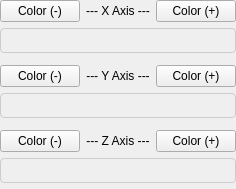
                   <widget class="QWidget" name="dynamic_directionColorGradientControl">
                    <layout class="QGridLayout" name="gridLayout_19">
                     <property name="leftMargin">
                      <number>0</number>
                     </property>
                     <property name="topMargin">
                      <number>0</number>
                     </property>
                     <property name="rightMargin">
                      <number>0</number>
                     </property>
                     <property name="bottomMargin">
                      <number>6</number>
                     </property>
                     <item row="7" column="1">
                      <widget class="QLabel" name="label_33">
                       <property name="text">
                        <string>--- Z Axis ---</string>
                       </property>
                       <property name="alignment">
                        <set>Qt::AlignmentFlag::AlignCenter</set>
                       </property>
                      </widget>
                     </item>
                     <item row="8" column="0" colspan="3">
                      <widget class="QLabel" name="dynamic_label_ZAxisGradient">
                       <property name="sizePolicy">
                        <sizepolicy hsizetype="Expanding" vsizetype="Fixed">
                         <horstretch>0</horstretch>
                         <verstretch>0</verstretch>
                        </sizepolicy>
                       </property>
                       <property name="minimumSize">
                        <size>
                         <width>0</width>
                         <height>25</height>
                        </size>
                       </property>
                       <property name="styleSheet">
                        <string notr="true">border: 1px solid #ccc;
    border-radius: 4px;</string>
                       </property>
                       <property name="text">
                        <string/>
                       </property>
                      </widget>
                     </item>
                     <item row="3" column="0">
                      <widget class="QPushButton" name="dynamic_btn_YNegColor">
                       <property name="text">
                        <string>Color (-)</string>
                       </property>
                      </widget>
                     </item>
                     <item row="3" column="2">
                      <widget class="QPushButton" name="dynamic_btn_YPosColor">
                       <property name="text">
                        <string>Color (+)</string>
                       </property>
                      </widget>
                     </item>
                     <item row="6" column="1">
                      <spacer name="verticalSpacer_3">
                       <property name="orientation">
                        <enum>Qt::Orientation::Vertical</enum>
                       </property>
                       <property name="sizeType">
                        <enum>QSizePolicy::Policy::Fixed</enum>
                       </property>
                       <property name="sizeHint" stdset="0">
                        <size>
                         <width>20</width>
                         <height>6</height>
                        </size>
                       </property>
                      </spacer>
                     </item>
                     <item row="4" column="0" colspan="3">
                      <widget class="QLabel" name="dynamic_label_YAxisGradient">
                       <property name="sizePolicy">
                        <sizepolicy hsizetype="Expanding" vsizetype="Fixed">
                         <horstretch>0</horstretch>
                         <verstretch>0</verstretch>
                        </sizepolicy>
                       </property>
                       <property name="minimumSize">
                        <size>
                         <width>0</width>
                         <height>25</height>
                        </size>
                       </property>
                       <property name="styleSheet">
                        <string notr="true">border: 1px solid #ccc;
    border-radius: 4px;</string>
                       </property>
                       <property name="text">
                        <string/>
                       </property>
                      </widget>
                     </item>
                     <item row="2" column="1">
                      <spacer name="verticalSpacer_4">
                       <property name="orientation">
                        <enum>Qt::Orientation::Vertical</enum>
                       </property>
                       <property name="sizeType">
                        <enum>QSizePolicy::Policy::Fixed</enum>
                       </property>
                       <property name="sizeHint" stdset="0">
                        <size>
                         <width>20</width>
                         <height>6</height>
                        </size>
                       </property>
                      </spacer>
                     </item>
                     <item row="7" column="2">
                      <widget class="QPushButton" name="dynamic_btn_ZPosColor">
                       <property name="text">
                        <string>Color (+)</string>
                       </property>
                      </widget>
                     </item>
                     <item row="3" column="1">
                      <widget class="QLabel" name="label_34">
                       <property name="text">
                        <string>--- Y Axis ---</string>
                       </property>
                       <property name="alignment">
                        <set>Qt::AlignmentFlag::AlignCenter</set>
                       </property>
                      </widget>
                     </item>
                     <item row="0" column="1">
                      <widget class="QLabel" name="label_35">
                       <property name="text">
                        <string>--- X Axis ---</string>
                       </property>
                       <property name="alignment">
                        <set>Qt::AlignmentFlag::AlignCenter</set>
                       </property>
                      </widget>
                     </item>
                     <item row="1" column="0" colspan="3">
                      <widget class="QLabel" name="dynamic_label_XAxisGradient">
                       <property name="sizePolicy">
                        <sizepolicy hsizetype="Expanding" vsizetype="Fixed">
                         <horstretch>0</horstretch>
                         <verstretch>0</verstretch>
                        </sizepolicy>
                       </property>
                       <property name="minimumSize">
                        <size>
                         <width>0</width>
                         <height>25</height>
                        </size>
                       </property>
                       <property name="styleSheet">
                        <string notr="true">border: 1px solid #ccc;
    border-radius: 4px;</string>
                       </property>
                       <property name="text">
                        <string/>
                       </property>
                      </widget>
                     </item>
                     <item row="0" column="0">
                      <widget class="QPushButton" name="dynamic_btn_XNegColor">
                       <property name="text">
                        <string>Color (-)</string>
                       </property>
                      </widget>
                     </item>
                     <item row="0" column="2">
                      <widget class="QPushButton" name="dynamic_btn_XPosColor">
                       <property name="text">
                        <string>Color (+)</string>
                       </property>
                      </widget>
                     </item>
                     <item row="7" column="0">
                      <widget class="QPushButton" name="dynamic_btn_ZNegColor">
                       <property name="text">
                        <string>Color (-)</string>
                       </property>
                      </widget>
                     </item>
                    </layout>
                   </widget>
